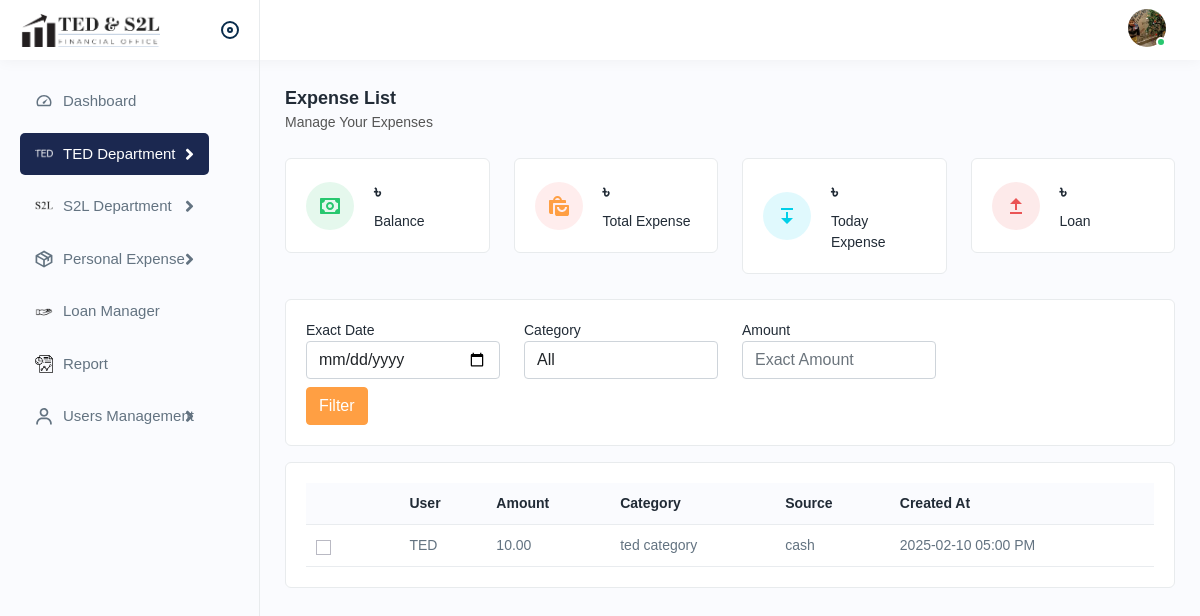
Screenshot of /expenseslist/ted/ (signed in) with the database file from the repository.
### expense/models.py (models this page shows, shortened)
class Transaction(models.Model):
    user = models.ForeignKey(User, on_delete=models.CASCADE, related_name="transaction")
    ammount = models.DecimalField(max_digits=200, decimal_places=2)
    category = models.ForeignKey( ExpenseCategory, on_delete=models.CASCADE, related_name="category", blank=True, null=True)
    source = models.CharField(max_length=150, default="cash")
    created_at = models.DateTimeField(auto_now_add=True)

class ExpenseCategory(models.Model):
    created_by = models.ForeignKey(User, on_delete=models.CASCADE, related_name='expense_categories')
    name = models.CharField(max_length=255, unique=True)
    description = models.TextField(blank=True, null=True)
    created_at = models.DateTimeField(auto_now_add=True)

### account/models.py (models this page shows, shortened)
class User(AbstractUser):
    CHOICES_USER_TYPE = (
        ('admin', 'Admin'),
        ('ted', 'TED'),
        ('s2l', 'S2L'),
    )
    balance = models.DecimalField(max_digits=200, decimal_places=2, default=0)
    loan_balance = models.DecimalField(max_digits=200, decimal_places=2, default=0)
    user_type = models.CharField(max_length=50, choices=CHOICES_USER_TYPE, default='ted')
    mobile = models.CharField(max_length=20, blank=True, null=True)
    profile_picture = models.ImageField(upload_to='profile_pictures/', blank=True, null=True)

### expense/views.py (the view)
# urls.py: path('expenseslist/<str:user_type>/', TedS2lExpenseListView.as_view(), name='ted_s2l_expense_list'),
class TedS2lExpenseListView(LoginRequiredMixin, UserPassesTestMixin, ListView):
    model = Transaction
    template_name = 'expenselist.html'
    context_object_name = 'expenses'
    def get_queryset(self):
        user_type = self.kwargs.get('user_type')
        qs = Transaction.objects.filter(user__user_type=user_type)
        date_str = self.request.GET.get('date')
        if date_str:
            try:
                date_obj = datetime.strptime(date_str, '%Y-%m-%d').date()
                qs = qs.filter(created_at__date=date_obj)
            except ValueError:
                pass
        category = self.request.GET.get('category')
        if category:
            qs = qs.filter(category_id=category)
        amount = self.request.GET.get('amount')
        if amount:
            try:
                amount_val = Decimal(amount)
                qs = qs.filter(ammount=amount_val)
            except Exception:
                pass
        return qs.order_by('-created_at')
    def get_context_data(self, **kwargs):
        context = super().get_context_data(**kwargs)
        user_type = self.kwargs.get('user_type')
        now = timezone.localtime(timezone.now())  # Bangladesh time
        start_of_today = now.replace(hour=0, minute=0, second=0, microsecond=0)
        end_of_today = now.replace(hour=23, minute=59, second=59, microsecond=999999)
        today_expense = Transaction.objects.filter(
            user__user_type=user_type,
            created_at__range=(start_of_today, end_of_today)
        ).aggregate(total=Sum('ammount'))['total'] or 0
        total_expense = Transaction.objects.filter(
            user__user_type=user_type
        ).aggregate(total=Sum('ammount'))['total'] or 0
        user_stats = User.objects.filter(user_type=user_type).aggregate(
            total_balance=Sum('balance'),
            total_loan_balance=Sum('loan_balance')
        )
        user_type = self.kwargs.get('user_type')
        context['user_type'] = user_type
        context['show_button'] = self.request.user.user_type != 'admin'
        context.update({
            'today_expense': today_expense,
            'total_expense': total_expense,
            'balance': user_stats['total_balance'] or 0,
            'loan_balance': user_stats['total_loan_balance'] or 0,
            'categories': ExpenseCategory.objects.filter(created_by=self.request.user)
        })
        return context
    def test_func(self):
        return self.request.user.user_type == 'admin' or self.request.user.is_superuser

### expense/context_processors.py (called while the page is built)
def base_template(request):
    template = 'base.html'
    if request.user.is_authenticated:
        if request.user.user_type == 'admin':
            template = 'base.html'
        elif request.user.user_type in ['ted', 's2l']:
            template = 'department_base.html'
    return {'base_template': template}

### templates/expenselist.html (shortened to what this page needs)
{% extends base_template %}
{% load static %}
{% load tz %}
{% block content %}
<div class="page-header">
    <div class="page-title">
        <h4>Expense List</h4>
        <h6>Manage Your Expenses</h6>
    </div>
</div>
<div class="row">
  <div class="col-lg-3 col-sm-6 col-12">
    <div class="dash-widget dash1">
      <div class="dash-widgetimg">
        <span>
          <img src="{% static 'assets/img/icons/dash2.svg' %}" alt="img">
        </span>
      </div>
      <div class="dash-widgetcontent">
        <h5> <span class="counters" data-count="{{ balance }}"></span>
          ৳</h5>
        <h6>Balance</h6>
      </div>
    </div>
  </div>
  <div class="col-lg-3 col-sm-6 col-12">
    <div class="dash-widget">
      <div class="dash-widgetimg">
        <span>
          <img src="{% static 'assets/img/icons/dash1.svg' %}" alt="img">
        </span>
      </div>
      <div class="dash-widgetcontent">
        <h5> <span class="counters" data-count=" {{ total_expense }} "></span>
          ৳</h5>
        <h6>Total Expense</h6>
      </div>
    </div>
  </div>
  <div class="col-lg-3 col-sm-6 col-12">
    <div class="dash-widget dash2">
      <div class="dash-widgetimg">
        <span>
          <img src="{% static 'assets/img/icons/dash3.svg' %}" alt="img">
        </span>
      </div>
      <div class="dash-widgetcontent">
        <h5> <span class="counters" data-count="{{ today_expense }}"></span>
          ৳</h5>
        <h6>Today Expense</h6>
      </div>
    </div>
  </div>
  {% if not lone_hide %}
  <div class="col-lg-3 col-sm-6 col-12">
    <div class="dash-widget dash3">
      <div class="dash-widgetimg">
        <span>
          <img src="{% static 'assets/img/icons/dash4.svg' %}" alt="img">
        </span>
      </div>
      <div class="dash-widgetcontent">
        <h5> <span class="counters" data-count="{{ loan_balance }}"></span>
          ৳</h5>
        <h6>Loan</h6>
      </div>
    </div>
  </div>
  {% endif %}
</div>
{% if user_type == "ted" or user_type == "s2l" %}
  <form method="get" action="{% url 'ted_s2l_expense_list' user_type=user_type %}">
{% else %}
  <form method="get" action="{% url 'expense-list' %}">
{% endif %}
    <div class="card mb-3">
        <div class="card-body">
            <div class="row">
                <div class="col-lg-3 col-md-4">
                    <label>Exact Date</label>
                    <input type="date" name="date" class="form-control" value="{{ request.GET.date }}">
                </div>
                <div class="col-lg-3 col-md-4">
                    <label>Category</label>
                    <select name="category" class="form-control">
                        <option value="">All</option>
                    </select>
                </div>
                <div class="col-lg-3 col-md-4">
                    <label>Amount</label>
                    <input type="number" step="0.01" name="amount" class="form-control" placeholder="Exact Amount" value="{{ request.GET.amount }}">
                </div>
                <div class="col-lg-12 mt-2">
                    <button type="submit" class="btn btn-primary">Filter</button>
                </div>
            </div>
        </div>
    </div>
</form>
<div class="card">
    <div class="card-body">
        <div class="table-responsive">
            <table class="table datanew">
                <thead>
                    <tr>
                        <th></th>
                        <th>User</th>
                        <th>Amount</th>
                        <th>Category</th>
                        <th>Source</th>
                        <th>Created At</th>
                    </tr>
                </thead>
                <tbody>
                    {% for expense in expenses %}
                    <tr id="row-{{ expense.id }}">
                        <td>
                            <label class="checkboxs">
                                <span class="checkmarks"></span>
                            </label>
                        </td>
                        <td>{{ expense.user.username }}</td>
                        <td>{{ expense.ammount }}</td>
                        <td>{% if expense.category %}{{ expense.category.name }}{% endif %}</td>
                        <td>{{ expense.source }}</td>
                        <td>
                            {% localtime on %}
                              {{ expense.created_at|date:"Y-m-d h:i A" }}
                            {% endlocaltime %}
                        </td>
                    </tr>
                    {% empty %}
                    <tr>
                        <td colspan="8" class="text-center">No expenses found</td>
                    </tr>
                    {% endfor %}
                </tbody>
            </table>
        </div>
    </div>
</div>
{% endblock %}

### rows the page displays
Transaction: user.username "TED", ammount "10.00", category.name "ted category", source "cash", created_at "2025-02-10 05:00 PM"
